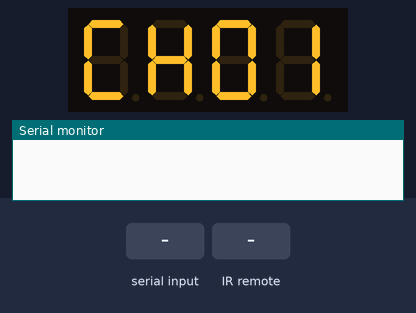
A sketch run on a simulated Arduino Uno, built with avr-gcc and run on an emulated ATmega328P. Shown: 4-digit seven-segment display, the last lines printed to the serial monitor. The test bench sets the inputs (shaded band). EEPROM starts erased.

Above: at 1.2 s.
1.3 s: "90,45\n" received over Serial
At 1.9 s:
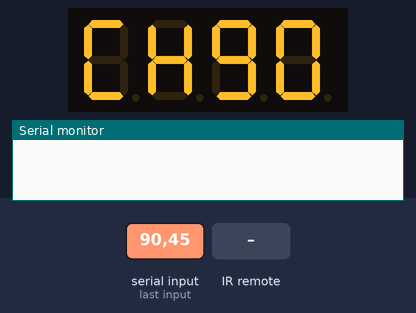
2.8 s: infrared code 0x45 received
At 4.0 s:
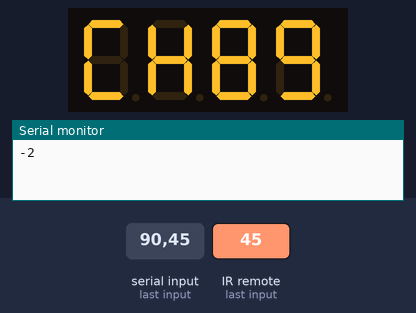
4.3 s: infrared code 0x46 received
At 5.2 s:
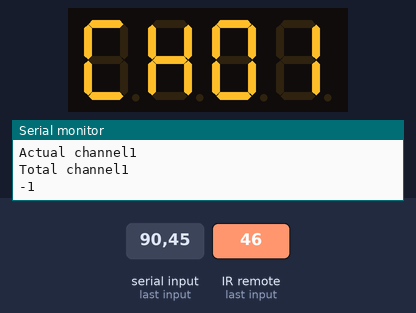
Timing chart, 0 to 7.3 s (numbered marks = the images above; inputs shaded):
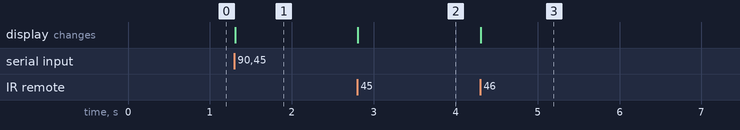

The sketch:

tpintegrador.ino
```cpp
#include "SevSeg.h"
#include <IRremote.hpp>
#include <EEPROM.h>

SevSeg sevseg;

#define IR_PIN A0

int totalChannels;
int actualChannel;
String channel;
void setup(){
  Serial.begin(9600);

  byte numDigits = 4;
  byte digitPins[] = {10, 11, 12, A1};
  byte segmentPins[] = {9, 2, 3, 5, 6, 8, 7, 4};

  bool resistorsOnSegments = true;
  bool updateWithDelaysIn = false;
  byte hardwareConfig = COMMON_CATHODE;

  sevseg.begin(hardwareConfig, numDigits, digitPins, segmentPins, resistorsOnSegments);
  sevseg.setBrightness(90);

  IrReceiver.begin(IR_PIN, DISABLE_LED_FEEDBACK);

  EEPROM.get(2, actualChannel);
  if (actualChannel == -1L) {
    actualChannel = 1;
    totalChannels = 1;
    EEPROM.put(2, actualChannel);
    EEPROM.put(0, totalChannels);
  }
  else {
    EEPROM.get(2, actualChannel);
    EEPROM.get(0, totalChannels);
  }
}

void loop(){

  if (Serial.available()) {
    String line = Serial.readStringUntil('\n');
    line.trim();

    if (line.startsWith("0")) {
      Serial.println(actualChannel);
    } else if (line.startsWith("-3")) {
      int firstComma = line.indexOf(',');
      totalChannels = line.substring(firstComma + 1).toInt();
      EEPROM.put(0, totalChannels);
    } else {
      actualChannel = line.toInt();
      EEPROM.put(2, actualChannel);
    }
  }

  if (IrReceiver.decode()) {
    if (!IrReceiver.decodedIRData.flags) {
      if(IrReceiver.decodedIRData.command == 69) {
        actualChannel -= 1;
        if (actualChannel < 1) {
          actualChannel = totalChannels;
        }
        Serial.println("-2");
      } else if(IrReceiver.decodedIRData.command == 70) {
        actualChannel += 1;
        if (actualChannel > totalChannels) {
          actualChannel = 1;
        }
        Serial.println("Actual channel" + String(actualChannel));
        Serial.println("Total channel" + String(totalChannels));
        Serial.println("-1");
      }
    }
    EEPROM.put(2, actualChannel);

    IrReceiver.resume();
  }

  if (actualChannel < 10) {
    channel = "0" + String(actualChannel);
  }
  else {
    channel = String(actualChannel);
  }
  sevseg.setChars(("CH" + channel).c_str());
  sevseg.refreshDisplay();
}
```

Measured:
- after the input at 1.3 s, the display: changes at once (image 1)
- after the input at 2.8 s, the display: changes at once (image 2)
- after the input at 4.3 s, the display: changes at once (image 3)
